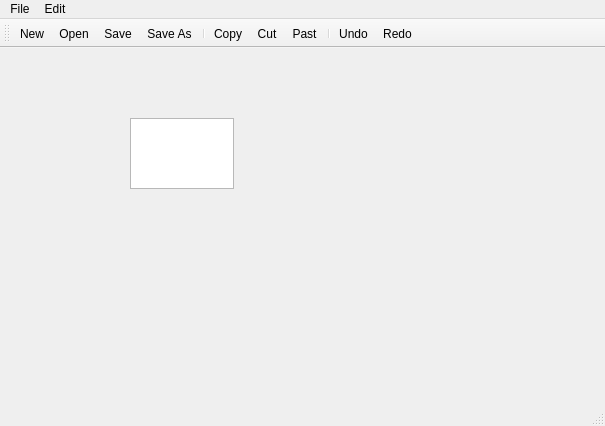
<?xml version="1.0" encoding="UTF-8"?>
<ui version="4.0">
 <class>MainWindow</class>
 <widget class="QMainWindow" name="MainWindow">
  <property name="geometry">
   <rect>
    <x>0</x>
    <y>0</y>
    <width>605</width>
    <height>426</height>
   </rect>
  </property>
  <property name="windowTitle">
   <string>MainWindow</string>
  </property>
  <widget class="QWidget" name="centralWidget">
   <widget class="QTextEdit" name="textEdit">
    <property name="geometry">
     <rect>
      <x>130</x>
      <y>70</y>
      <width>104</width>
      <height>71</height>
     </rect>
    </property>
   </widget>
  </widget>
  <widget class="QMenuBar" name="menuBar">
   <property name="geometry">
    <rect>
     <x>0</x>
     <y>0</y>
     <width>605</width>
     <height>21</height>
    </rect>
   </property>
   <widget class="QMenu" name="menuFile">
    <property name="title">
     <string>File</string>
    </property>
    <addaction name="actionNew"/>
    <addaction name="actionOpen"/>
    <addaction name="actionSave"/>
    <addaction name="actionSave_As"/>
   </widget>
   <widget class="QMenu" name="menuEdit">
    <property name="title">
     <string>Edit</string>
    </property>
    <addaction name="actionCopy"/>
    <addaction name="actionCut"/>
    <addaction name="actionPast"/>
    <addaction name="actionUndo"/>
    <addaction name="actionRedo"/>
   </widget>
   <addaction name="menuFile"/>
   <addaction name="menuEdit"/>
  </widget>
  <widget class="QToolBar" name="mainToolBar">
   <attribute name="toolBarArea">
    <enum>TopToolBarArea</enum>
   </attribute>
   <attribute name="toolBarBreak">
    <bool>false</bool>
   </attribute>
   <addaction name="actionNew"/>
   <addaction name="actionOpen"/>
   <addaction name="actionSave"/>
   <addaction name="actionSave_As"/>
   <addaction name="separator"/>
   <addaction name="actionCopy"/>
   <addaction name="actionCut"/>
   <addaction name="actionPast"/>
   <addaction name="separator"/>
   <addaction name="actionUndo"/>
   <addaction name="actionRedo"/>
  </widget>
  <widget class="QStatusBar" name="statusBar"/>
  <action name="actionNew">
   <property name="checkable">
    <bool>false</bool>
   </property>
   <property name="checked">
    <bool>false</bool>
   </property>
   <property name="icon">
    <iconset resource="appresources.qrc">
     <normaloff>:/Images/new.png</normaloff>:/Images/new.png</iconset>
   </property>
   <property name="text">
    <string>New</string>
   </property>
   <property name="visible">
    <bool>true</bool>
   </property>
   <property name="menuRole">
    <enum>QAction::TextHeuristicRole</enum>
   </property>
   <property name="iconVisibleInMenu">
    <bool>true</bool>
   </property>
   <property name="shortcutVisibleInContextMenu">
    <bool>false</bool>
   </property>
  </action>
  <action name="actionOpen">
   <property name="icon">
    <iconset resource="appresources.qrc">
     <normaloff>:/Images/open.png</normaloff>:/Images/open.png</iconset>
   </property>
   <property name="text">
    <string>Open</string>
   </property>
  </action>
  <action name="actionSave">
   <property name="icon">
    <iconset resource="appresources.qrc">
     <normaloff>:/Images/save.png</normaloff>:/Images/save.png</iconset>
   </property>
   <property name="text">
    <string>Save</string>
   </property>
  </action>
  <action name="actionSave_As">
   <property name="icon">
    <iconset resource="appresources.qrc">
     <normaloff>:/Images/saveas.png</normaloff>:/Images/saveas.png</iconset>
   </property>
   <property name="text">
    <string>Save As</string>
   </property>
  </action>
  <action name="actionCopy">
   <property name="icon">
    <iconset resource="appresources.qrc">
     <normaloff>:/Images/copy.png</normaloff>:/Images/copy.png</iconset>
   </property>
   <property name="text">
    <string>Copy</string>
   </property>
  </action>
  <action name="actionCut">
   <property name="icon">
    <iconset resource="appresources.qrc">
     <normaloff>:/Images/cut.png</normaloff>:/Images/cut.png</iconset>
   </property>
   <property name="text">
    <string>Cut</string>
   </property>
  </action>
  <action name="actionUndo">
   <property name="icon">
    <iconset resource="appresources.qrc">
     <normaloff>:/Images/undo.png</normaloff>:/Images/undo.png</iconset>
   </property>
   <property name="text">
    <string>Undo</string>
   </property>
  </action>
  <action name="actionRedo">
   <property name="icon">
    <iconset resource="appresources.qrc">
     <normaloff>:/Images/redo.png</normaloff>:/Images/redo.png</iconset>
   </property>
   <property name="text">
    <string>Redo</string>
   </property>
  </action>
  <action name="actionPast">
   <property name="icon">
    <iconset resource="appresources.qrc">
     <normaloff>:/Images/past.png</normaloff>:/Images/past.png</iconset>
   </property>
   <property name="text">
    <string>Past</string>
   </property>
  </action>
 </widget>
 <layoutdefault spacing="6" margin="11"/>
 <resources>
  <include location="appresources.qrc"/>
 </resources>
 <connections/>
</ui>
